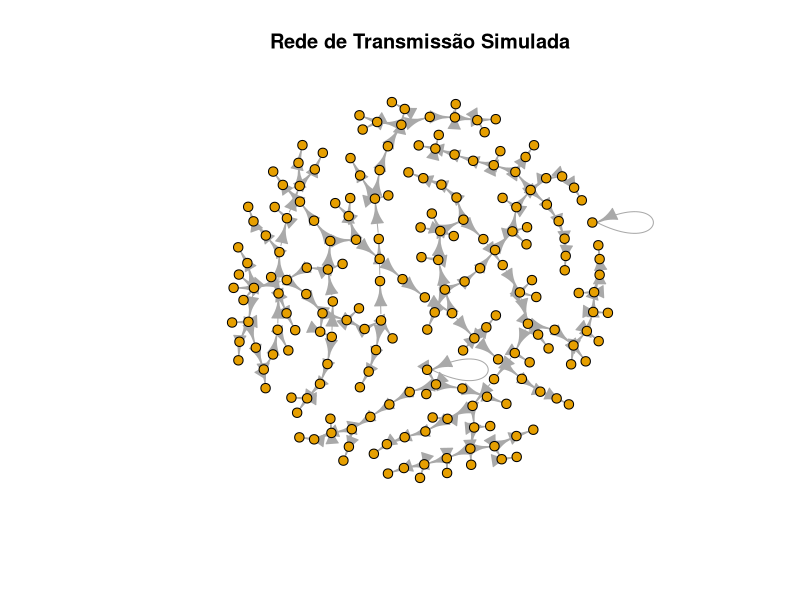
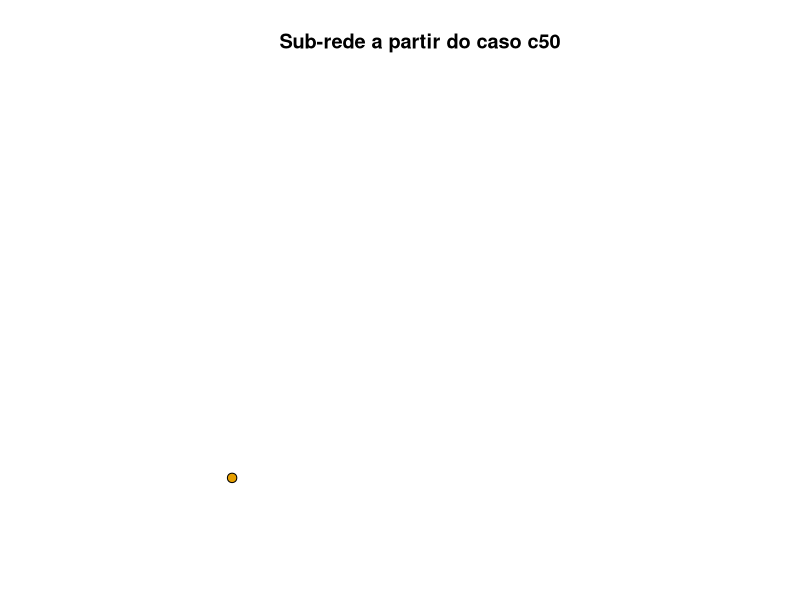

These figures' R source, in order:
# Aula 12 - Rastreamento de Contatos e Análises de Questionários

# Objetivo: Nesta aula, vamos aprender a:
# - Criar e analisar redes de transmissão com dados simulados
# - Utilizar o pacote `igraph` diretamente para explorar essas redes
# - Simular e analisar dados de um questionário (survey)
# - Realizar análises descritivas e explorar associações simples com base nas respostas
# Esta aula é baseada nos capítulos correspondentes do "Manual de R para Epidemiologistas".

# =============================================================
# 1. Carregando pacotes necessários
# =============================================================

library(tidyverse)     # Manipulação de dados
library(lubridate)     # Manipulação de datas
library(igraph)        # Análise e visualização de redes
library(survey)        # Análises complexas de surveys

# =============================================================
# 2. Simulando base de contatos entre indivíduos
# =============================================================

set.seed(123)
n <- 200  # número de indivíduos

# Simulando identificadores únicos
id <- paste0("c", seq_len(n))

# Simulando datas de sintomas (aleatórias entre jan e fev/2023)
data_sintomas <- sample(seq(as.Date("2023-01-01"), as.Date("2023-02-28"), by = "day"), n, replace = TRUE)

# Simulando variáveis demográficas básicas
idade <- round(runif(n, 0, 90))
sexo <- sample(c("Masculino", "Feminino"), n, replace = TRUE)
bairro <- sample(c("Centro", "Zona Norte", "Zona Sul", "Zona Leste", "Zona Oeste"), n, replace = TRUE)

# Simulando quem infectou quem (com base em ID)
infector <- sample(c(NA, id), n, replace = TRUE)

# Criando a linelist com os dados dos indivíduos
linelist <- tibble(
  id = id,
  infector = infector,
  data_sintomas = data_sintomas,
  idade = idade,
  sexo = sexo,
  bairro = bairro
)

# Criando base de contatos (arestas do grafo)
contacts <- linelist %>%
  filter(!is.na(infector)) %>%
  select(from = infector, to = id)

# Criando grafo com igraph
grafo <- graph_from_data_frame(d = contacts, vertices = linelist, directed = TRUE)

# =============================================================
# 3. Explorando a rede de contatos
# =============================================================

# Plotando a rede de contatos
plot(grafo, vertex.size = 5, vertex.label = NA, main = "Rede de Transmissão Simulada")

# Identificando indivíduos com maior grau de saída (mais transmissores)
degree_tab <- igraph::degree(grafo, mode = "out")
top_infectores <- sort(degree_tab, decreasing = TRUE)[1:5]
top_infectores

# Visualizando sub-rede de um indivíduo específico
c50_subgrafo <- induced_subgraph(grafo, vids = unlist(ego(grafo, order = 1, nodes = "c50", mode = "out")))
plot(c50_subgrafo, vertex.size = 5, vertex.label = NA, main = "Sub-rede a partir do caso c50")

# =============================================================
# 4. Simulando dados de questionário (survey)
# =============================================================

set.seed(456)
n_survey <- 100
id_survey <- sample(id, n_survey)

# Variáveis do questionário
uso_mascara <- sample(c("Sempre", "Às vezes", "Nunca"), n_survey, replace = TRUE, prob = c(0.6, 0.3, 0.1))
contato_animais <- sample(c("Sim", "Não"), n_survey, replace = TRUE, prob = c(0.2, 0.8))
viajou <- sample(c("Sim", "Não"), n_survey, replace = TRUE, prob = c(0.3, 0.7))
vacinado <- sample(c("Sim", "Não"), n_survey, replace = TRUE, prob = c(0.8, 0.2))

# Criando o data frame
dados_survey <- tibble(
  id = id_survey,
  uso_mascara = uso_mascara,
  contato_animais = contato_animais,
  viajou = viajou,
  vacinado = vacinado
)

# =============================================================
# 5. Análises descritivas do questionário
# =============================================================

dados_survey %>%
  count(uso_mascara) %>%
  mutate(percentual = round(100 * n / sum(n), 1))

dados_survey %>%
  count(viajou) %>%
  mutate(percentual = round(100 * n / sum(n), 1))

dados_survey %>%
  count(vacinado, uso_mascara) %>%
  pivot_wider(names_from = uso_mascara, values_from = n, values_fill = 0)

# =============================================================
# 6. Unindo a base do survey com a linelist
# =============================================================

survey_completo <- linelist %>%
  left_join(dados_survey, by = "id")

survey_completo %>%
  filter(!is.na(vacinado)) %>%
  count(bairro, vacinado) %>%
  group_by(vacinado) %>%
  mutate(prop = round(100 * n / sum(n), 1))

# =============================================================
# 7. Conclusão
# =============================================================

# Com esta aula, aprendemos a:
# - Criar redes de transmissão simuladas com `igraph`
# - Explorar sub-redes e identificar supertransmissores
# - Simular dados de survey com variáveis comuns
# - Realizar análises descritivas simples de questionários
# - Integrar respostas de surveys com dados epidemiológicos
# Essa abordagem é útil para apoiar decisões durante surtos e monitorar comportamentos associados à transmissão.
